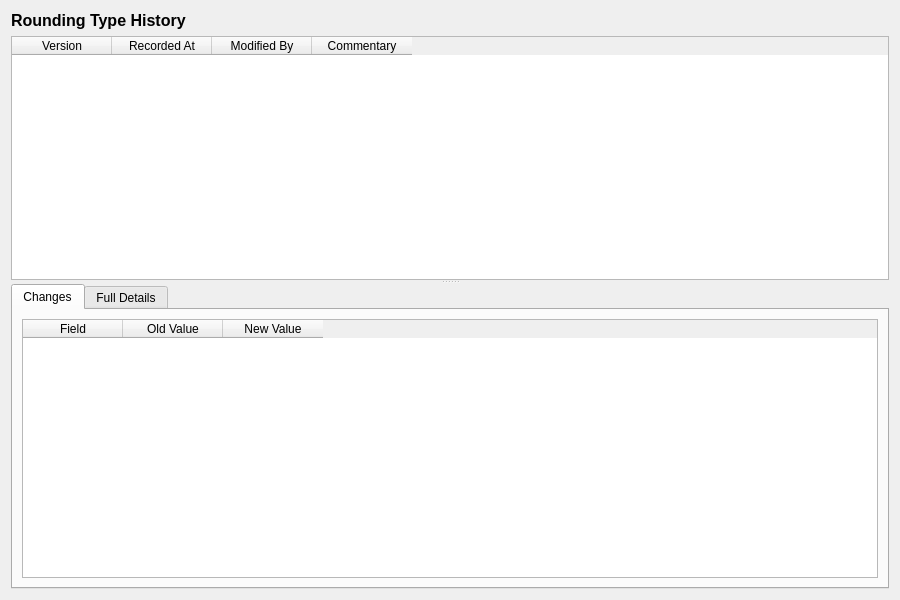
<?xml version="1.0" encoding="UTF-8"?>
<ui version="4.0">
 <class>RoundingTypeHistoryDialog</class>
 <widget class="QWidget" name="RoundingTypeHistoryDialog">
  <property name="geometry">
   <rect>
    <x>0</x>
    <y>0</y>
    <width>900</width>
    <height>600</height>
   </rect>
  </property>
  <property name="windowTitle">
   <string>Rounding Type History</string>
  </property>
  <layout class="QVBoxLayout" name="verticalLayout">
   <item>
    <widget class="QLabel" name="titleLabel">
     <property name="font">
      <font>
       <pointsize>12</pointsize>
       <bold>true</bold>
      </font>
     </property>
     <property name="text">
      <string>Rounding Type History</string>
     </property>
    </widget>
   </item>
   <item>
    <widget class="QSplitter" name="splitter">
     <property name="orientation">
      <enum>Qt::Vertical</enum>
     </property>
     <widget class="QTableWidget" name="versionListWidget">
      <property name="minimumHeight">
       <number>150</number>
      </property>
      <property name="maximumHeight">
       <number>250</number>
      </property>
      <property name="alternatingRowColors">
       <bool>true</bool>
      </property>
      <property name="editTriggers">
       <set>QAbstractItemView::NoEditTriggers</set>
      </property>
      <property name="selectionMode">
       <enum>QAbstractItemView::SingleSelection</enum>
      </property>
      <property name="selectionBehavior">
       <enum>QAbstractItemView::SelectRows</enum>
      </property>
      <column>
       <property name="text">
        <string>Version</string>
       </property>
      </column>
      <column>
       <property name="text">
        <string>Recorded At</string>
       </property>
      </column>
      <column>
       <property name="text">
        <string>Modified By</string>
       </property>
      </column>
      <column>
       <property name="text">
        <string>Commentary</string>
       </property>
      </column>
     </widget>
     <widget class="QWidget" name="detailWidget">
      <layout class="QVBoxLayout" name="detailLayout">
       <property name="leftMargin">
        <number>0</number>
       </property>
       <property name="topMargin">
        <number>0</number>
       </property>
       <property name="rightMargin">
        <number>0</number>
       </property>
       <property name="bottomMargin">
        <number>0</number>
       </property>
       <item>
        <widget class="QTabWidget" name="tabWidget">
         <property name="currentIndex">
          <number>0</number>
         </property>
         <widget class="QWidget" name="changesTab">
          <attribute name="title">
           <string>Changes</string>
          </attribute>
          <layout class="QVBoxLayout" name="changesTabLayout">
           <item>
            <widget class="QTableWidget" name="changesTableWidget">
             <property name="editTriggers">
              <set>QAbstractItemView::NoEditTriggers</set>
             </property>
             <property name="alternatingRowColors">
              <bool>true</bool>
             </property>
             <property name="selectionMode">
              <enum>QAbstractItemView::SingleSelection</enum>
             </property>
             <property name="selectionBehavior">
              <enum>QAbstractItemView::SelectRows</enum>
             </property>
             <column>
              <property name="text">
               <string>Field</string>
              </property>
             </column>
             <column>
              <property name="text">
               <string>Old Value</string>
              </property>
             </column>
             <column>
              <property name="text">
               <string>New Value</string>
              </property>
             </column>
            </widget>
           </item>
          </layout>
         </widget>
         <widget class="QWidget" name="fullDetailsTab">
          <attribute name="title">
           <string>Full Details</string>
          </attribute>
          <layout class="QVBoxLayout" name="fullDetailsTabLayout">
           <item>
            <widget class="QScrollArea" name="scrollArea">
             <property name="widgetResizable">
              <bool>true</bool>
             </property>
             <widget class="QWidget" name="scrollAreaWidgetContents">
              <property name="geometry">
               <rect>
                <x>0</x>
                <y>0</y>
                <width>560</width>
                <height>450</height>
               </rect>
              </property>
              <layout class="QFormLayout" name="formLayout">
               <item row="0" column="0">
                <widget class="QLabel" name="codeLabel">
                 <property name="text">
                  <string>Code:</string>
                 </property>
                </widget>
               </item>
               <item row="0" column="1">
                <widget class="QLabel" name="codeValue">
                 <property name="text">
                  <string/>
                 </property>
                </widget>
               </item>
               <item row="1" column="0">
                <widget class="QLabel" name="nameLabel">
                 <property name="text">
                  <string>Name:</string>
                 </property>
                </widget>
               </item>
               <item row="1" column="1">
                <widget class="QLabel" name="nameValue">
                 <property name="text">
                  <string/>
                 </property>
                </widget>
               </item>
               <item row="2" column="0">
                <widget class="QLabel" name="displayOrderLabel">
                 <property name="text">
                  <string>Display Order:</string>
                 </property>
                </widget>
               </item>
               <item row="2" column="1">
                <widget class="QLabel" name="displayOrderValue">
                 <property name="text">
                  <string/>
                 </property>
                </widget>
               </item>
               <item row="3" column="0">
                <widget class="QLabel" name="descriptionLabel">
                 <property name="text">
                  <string>Description:</string>
                 </property>
                </widget>
               </item>
               <item row="3" column="1">
                <widget class="QLabel" name="descriptionValue">
                 <property name="text">
                  <string/>
                 </property>
                 <property name="wordWrap">
                  <bool>true</bool>
                 </property>
                </widget>
               </item>
               <item row="4" column="0">
                <widget class="QLabel" name="versionNumberLabel">
                 <property name="text">
                  <string>Version:</string>
                 </property>
                </widget>
               </item>
               <item row="4" column="1">
                <widget class="QLabel" name="versionNumberValue">
                 <property name="text">
                  <string/>
                 </property>
                </widget>
               </item>
               <item row="5" column="0">
                <widget class="QLabel" name="modifiedByLabel">
                 <property name="text">
                  <string>Modified By:</string>
                 </property>
                </widget>
               </item>
               <item row="5" column="1">
                <widget class="QLabel" name="modifiedByValue">
                 <property name="text">
                  <string/>
                 </property>
                </widget>
               </item>
               <item row="6" column="0">
                <widget class="QLabel" name="recordedAtLabel">
                 <property name="text">
                  <string>Recorded At:</string>
                 </property>
                </widget>
               </item>
               <item row="6" column="1">
                <widget class="QLabel" name="recordedAtValue">
                 <property name="text">
                  <string/>
                 </property>
                </widget>
               </item>
               <item row="7" column="0">
                <widget class="QLabel" name="changeCommentaryLabel">
                 <property name="text">
                  <string>Change Commentary:</string>
                 </property>
                </widget>
               </item>
               <item row="7" column="1">
                <widget class="QLabel" name="changeCommentaryValue">
                 <property name="text">
                  <string/>
                 </property>
                 <property name="wordWrap">
                  <bool>true</bool>
                 </property>
                </widget>
               </item>
              </layout>
             </widget>
            </widget>
           </item>
          </layout>
         </widget>
        </widget>
       </item>
      </layout>
     </widget>
    </widget>
   </item>
  </layout>
 </widget>
 <resources/>
 <connections/>
</ui>
